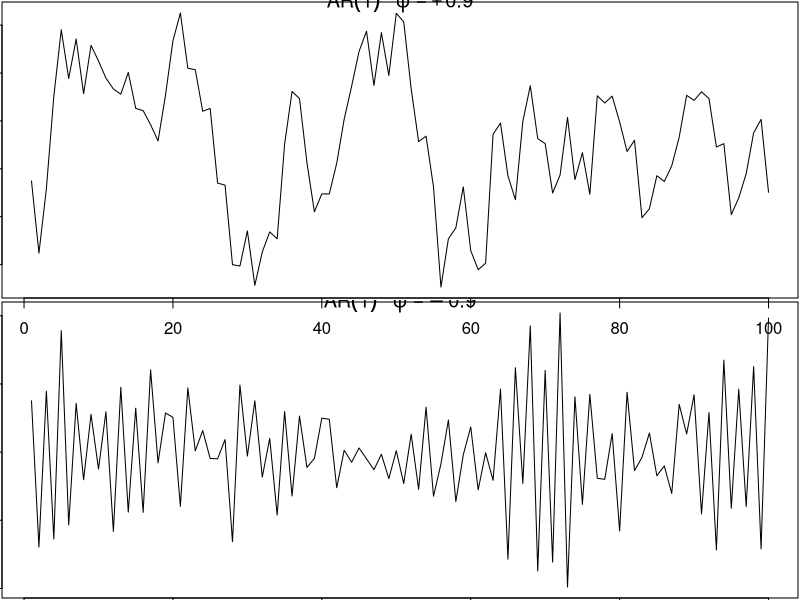

The R script that drew this image:
#chapter 3 ARIMA Models 
# what is small gamma
# Fugure 3.1
par(mar = c(.1, .1, .1, .1))
par(mfrow=c(2,1))
plot(arima.sim(list(order=c(1,0,0), ar=.9), n=100), ylab="x",  main=(expression(AR(1)~~~phi==+.9)))
plot(arima.sim(list(order=c(1,0,0), ar=-.9), n=100), ylab="x",  main=(expression(AR(1)~~~phi==-.9))) 

# into to ma models

set.seed(8675309) #Jenny, I got your number
x = rnorm(150, mean=5) #generate iid N(5,1)s
arima(x, order=c(1,0,1)) #estimation

ARMAtoMA(ar = .9, ma = .5, 10) #first 10 psi-weights 
# [1] 1.40 1.26 1.13 1.02 0.92 0.83 0.74 0.67 0.60 0.54  The invertible representation using Property 3.1 is obtained

ARMAtoMA(ar = -.5, ma = -.9, 10) #first 10 pi-weights
# [1] -1.400 .700 -.350 .175 -.087 .044 -.022 .011 -.006 .003 
